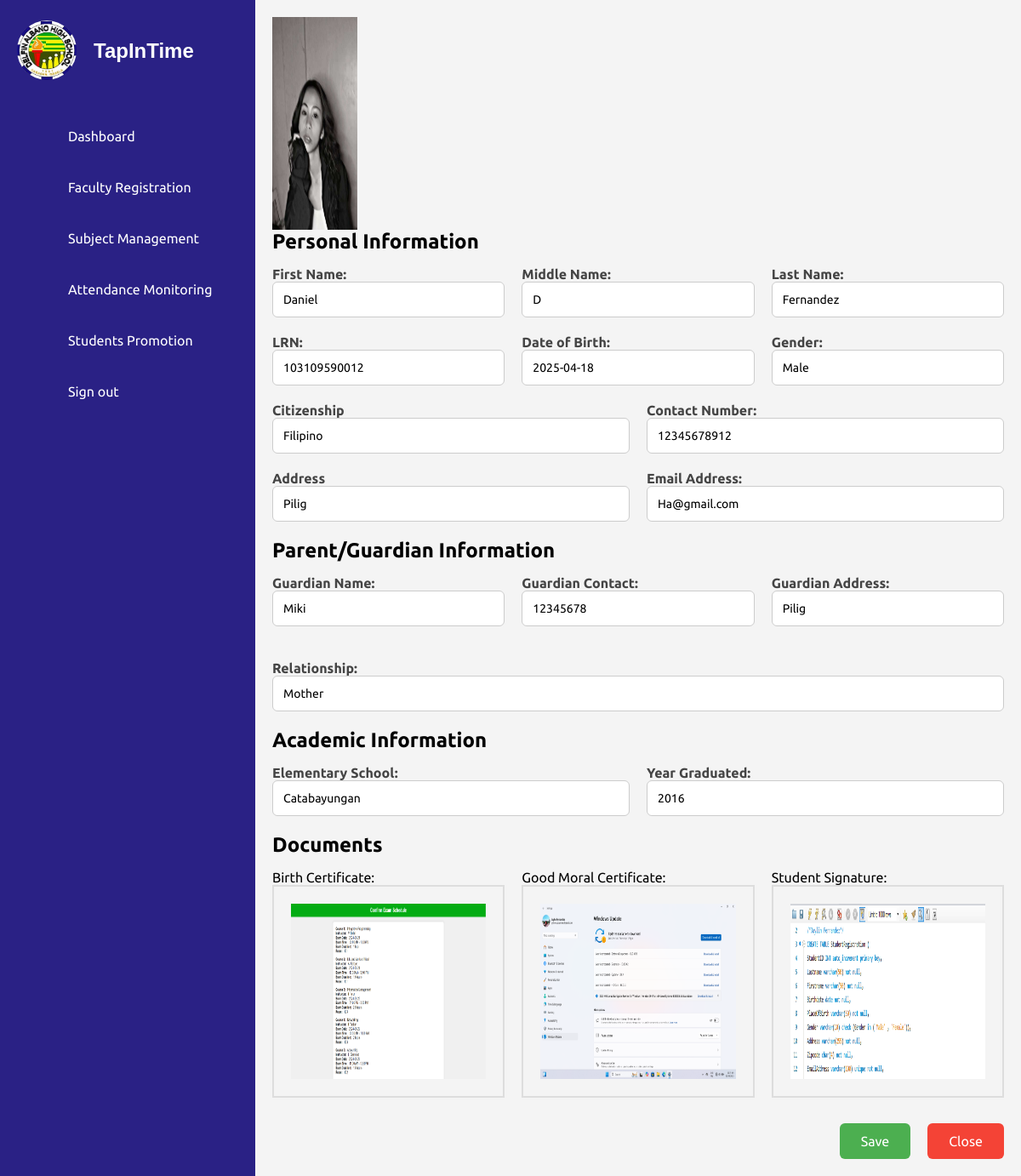
/student_profile.php?lrn=103109590012, run on the app's committed database.
### tables this page shows
CREATE TABLE `students` (
  `id` int(11) NOT NULL,
  `first_name` varchar(50) NOT NULL,
  `middle_name` varchar(50) DEFAULT NULL,
  `last_name` varchar(50) NOT NULL,
  `lrn` varchar(12) NOT NULL,
  `date_of_birth` date NOT NULL,
  `gender` enum('Male','Female') NOT NULL,
  `citizenship` varchar(50) NOT NULL,
  `address` text NOT NULL,
  `contact_number` varchar(15) NOT NULL,
  `email` varchar(100) NOT NULL,
  `guardian_name` varchar(100) NOT NULL,
  `guardian_contact` varchar(15) NOT NULL,
  `guardian_address` varchar(250) NOT NULL,
  `guardian_relationship` varchar(50) NOT NULL,
  `elementary_school` varchar(100) NOT NULL,
  `year_graduated` year(4) NOT NULL,
  `birth_certificate` varchar(255) NOT NULL,
  `id_photo` varchar(255) NOT NULL,
  `good_moral` varchar(255) DEFAULT NULL,
  `student_signature` varchar(255) NOT NULL,
  `section` varchar(50) DEFAULT NULL,
  `school_year` varchar(9) NOT NULL,
  `grade_level` varchar(20) DEFAULT NULL,
  `student_type` varchar(50) NOT NULL,
  `verified_at` timestamp NOT NULL DEFAULT current_timestamp(),
  `created_at` timestamp NOT NULL DEFAULT current_timestamp(),
  `rfid` varchar(50) DEFAULT NULL
);

### student_profile.php (the view, shortened to what this page needs)
<?php
include 'db_connection.php';
if (isset($_GET['lrn'])) {
    $lrn = $_GET['lrn'];
} else {
    echo "<script>alert('Student not found!'); window.location='student_details.php';</script>";
    exit();
}
$first_name = $middle_name = $last_name = $date_of_birth = $gender = "";
$guardian_name = $guardian_contact = $guardian_address = $guardian_relationship = "";
$elementary_school = $year_graduated = "";
$birth_certificate = $good_moral = $student_signature = "";
if ($_SERVER["REQUEST_METHOD"] == "POST") {
    $first_name = $_POST['first_name'];
    $middle_name = $_POST['middle_name'];
    $last_name = $_POST['last_name'];
    $date_of_birth = $_POST['date_of_birth'];
    $gender = $_POST['gender'];
    $citizenship = $_POST['citizenship'];
    $contact_number = $_POST['contact_number'];
    $address = $_POST['address'];
    $email = $_POST['email'];
    $guardian_name = $_POST['guardian_name'];
    $guardian_contact = $_POST['guardian_contact'];
    $guardian_address = $_POST['guardian_address'];
    $guardian_relationship = $_POST['guardian_relationship'];
    $elementary_school = $_POST['elementary_school'];
    $year_graduated = $_POST['year_graduated'];
    $sql = "UPDATE students SET first_name = ?, middle_name = ?, last_name = ?, date_of_birth = ?, gender = ?, citizenship = ?, contact_number = ?, address = ?, email = ?, guardian_name = ?, guardian_contact = ?, guardian_address = ?, guardian_relationship = ?, elementary_school = ?, year_graduated = ? WHERE lrn = ?";
    $stmt = $conn->prepare($sql);
    $stmt->bind_param("ssssssssssss", $first_name, $middle_name, $last_name, $date_of_birth, $gender, $citizenship, $contact_number, $address, $email, $guardian_name, $guardian_contact, $guardian_address, $guardian_relationship, $elementary_school, $year_graduated, $lrn);
    if ($stmt->execute()) {
        echo "<script>alert('Student details updated successfully'); window.location='student_details.php?lrn=" . $lrn . "';</script>";
    } else {
        echo "<script>alert('Error updating student details.');</script>";
    }
    $stmt->close();
} else {
    $sql = "SELECT * FROM students WHERE lrn = ?";
    $stmt = $conn->prepare($sql);
    $stmt->bind_param("s", $lrn);
    $stmt->execute();
    $result = $stmt->get_result();
    if ($result->num_rows > 0) {
        $row = $result->fetch_assoc();
        $first_name = $row['first_name'];
        $middle_name = $row['middle_name'];
        $last_name = $row['last_name'];
        $date_of_birth = $row['date_of_birth'];
        $gender = $row['gender'];
        $citizenship = $row['citizenship'];
        $contact_number = $row['contact_number'];
        $address = $row['address'];
        $email = $row['email'];
        $guardian_name = $row['guardian_name'];
        $guardian_contact = $row['guardian_contact'];
        $guardian_address = $row['guardian_address'];
        $guardian_relationship = $row['guardian_relationship'];
        $elementary_school = $row['elementary_school'];
        $year_graduated = $row['year_graduated'];
        $id_photo = $row['id_photo'];
        $birth_certificate = $row['birth_certificate'];
        $good_moral = $row['good_moral'];
        $student_signature = $row['student_signature'];
    }else {
        echo "<script>alert('No student data found!');</script>";
    }
}
?>
<!DOCTYPE html>
<html lang="en">
<head>
    <link rel="stylesheet" href="assets/css/style.css">
</head>
<body>
    <?php include('sidebar.php'); ?>
    <div class="main-content">
        <div class="row">
            <div class="col-md-8">
                <form method="POST" action="">
                    <div class="row mb-4">
                        <div class="col-md-3">
                        <div class="rectangle-container">
                            <img src="<?php echo !empty($id_photo) ? $id_photo : 'assets/imgs/placeholder.png'; ?>" class="rectangle-img">
                        </div>
                        </div>
                    </div>
                    <div class="form-section">
                        <h2>Personal Information</h2>
                        <div class="row">
                            <div class="col-md-4 form-group">
                                <label for="first_name">First Name:</label>
                                <input type="text" class="form-control" name="first_name" id="first_name" value="<?php echo $first_name; ?>">
                            </div>
                            <div class="col-md-4 form-group">
                                <label for="middle_name">Middle Name:</label>
                                <input type="text" class="form-control" name="middle_name" id="middle_name" value="<?php echo $middle_name; ?>">
                            </div>
                            <div class="col-md-4 form-group">
                                <label for="last_name">Last Name:</label>
                                <input type="text" class="form-control" name="last_name" id="last_name" value="<?php echo $last_name; ?>">
                            </div>
                            </div>
                            <div class="row">
                            <div class="col-md-4 form-group">
                                <label for="lrn">LRN:</label>
                                <input type="text" class="form-control" name="lrn" id="lrn" value="<?php echo $lrn; ?>" readonly>
                            </div>
                            <div class="col-md-4 form-group">
                                <label for="dob">Date of Birth:</label>
                                <input type="text" class="form-control" name="date_of_birth" id="date_of_birth" value="<?php echo $date_of_birth; ?>">
                            </div>
                            <div class="col-md-4 form-group">
                                <label for="gender">Gender:</label>
                                <input type="text" class="form-control" name="gender" id="gender" value="<?php echo $gender; ?>">
                            </div>
                        </div>
                    </div>
                    <div class="row">
                            <div class="col-md-4 form-group">
                                <label for="lrn">Citizenship</label>
                                <input type="text" class="form-control" name="citizenship" id="citizenship" value="<?php echo $citizenship; ?>" readonly>
                            </div>
                            <div class="col-md-4 form-group">
                                <label for="dob">Contact Number:</label>
                                <input type="text" class="form-control" name="contact_number" id="contact_number" value="<?php echo $contact_number; ?>">
                            </div>
                    </div>
                    <div class="row">
                    <div class="col-md-4 form-group">
                                <label for="lrn">Address</label>
                                <input type="text" class="form-control" name="address" id="address" value="<?php echo $address; ?>" readonly>
                            </div>
                            <div class="col-md-4 form-group">
                                <label for="dob">Email Address:</label>
                                <input type="text" class="form-control" name="email" id="email" value="<?php echo $email; ?>">
                            </div>
                        </div>
                    <div class="form-section">
                        <h2>Parent/Guardian Information</h2>
                        <div class="row">
                            <div class="col-md-4 form-group">
                                <label for="guardian_name">Guardian Name:</label>
                                <input type="text" class="form-control" name="guardian_name" id="guardian_name" value="<?php echo $guardian_name; ?>">
                            </div>
                            <div class="col-md-4 form-group">
                                <label for="guardian_contact">Guardian Contact:</label>
                                <input type="text" class="form-control" name="guardian_contact" id="guardian_contact" value="<?php echo $guardian_contact; ?>">
                            </div>
                            <div class="col-md-4 form-group">
                                <label for="guardian_address">Guardian Address:</label>
                                <input type="text" class="form-control" name="guardian_address" id="guardian_address" value="<?php echo $guardian_address; ?>">
                            </div>
                            <div class="col-md-4 form-group">
                                <label for="guardian_relationship">Relationship:</label>
                                <input type="text" class="form-control" name="guardian_relationship" id="guardian_relationship" value="<?php echo $guardian_relationship; ?>">
                            </div>
                        </div>
                    </div>
                    <div class="form-section">
                        <h2>Academic Information</h2>
                        <div class="row">
                            <div class="col-md-4 form-group">
                                <label for="elementary_school">Elementary School:</label>
                                <input type="text" class="form-control" name="elementary_school" id="elementary_school" value="<?php echo $elementary_school; ?>">
                            </div>
                            <div class="col-md-4 form-group">
                                <label for="year_graduated">Year Graduated:</label>
                                <input type="text" class="form-control" name="year_graduated" id="year_graduated" value="<?php echo $year_graduated; ?>">
                            </div>
                        </div>
                    </div>
                    <div class="form-section">
                    <h2>Documents</h2>
                    <div class="row">
                        <div class="col-md-4">
                            <div class="rectangle-container">
                                <label for="birth_certificate">Birth Certificate:</label>
                                <img src="<?php echo !empty($birth_certificate) ? $birth_certificate : 'assets/imgs/placeholder.png'; ?>" class="document-box">
                            </div>
                        </div>
                        <div class="col-md-4">
                            <div class="rectangle-container">
                                <label for="good_moral">Good Moral Certificate:</label>
                                <img src="<?php echo !empty($good_moral) ? $good_moral : 'assets/imgs/placeholder.png'; ?>" class="document-box">
                            </div>
                        </div>
                        <div class="col-md-4">
                            <div class="rectangle-container">
                                <label for="student_signature">Student Signature:</label>
                                <img src="<?php echo !empty($student_signature) ? $student_signature : 'assets/imgs/placeholder.png'; ?>" class="document-box">
                            </div>
                        </div>
                    </div>
                    <div class="form-buttons">
                        <button class="save-btn" type="submit">Save</button>
                        <button class="close-btn" id="closeBtn" type="button">Close</button>
                    </div>
                </form>
            </div>
        </div>
    </div>
</body>
</html>

### assets/css/style.css (style rules this page uses)
* { font-family: 'Ubuntu', sans-serif; margin: 0; padding: 0; box-sizing: border-box; }
:root { --blue: #2a2185; --white: #fff; --gray: #f5f5f5; --black1: #222; --black2: #999; }
body { min-height: 100vh; overflow-x: hidden; }
.main-content { margin-left: 300px; padding: 20px; background-color: #f4f4f4; min-height: 100vh; overflow-x: hidden; width: calc(100% - 300px); }
.main-content h2 { font-size: 24px; font-weight: bold; margin-bottom: 15px; }
.form-group { margin-bottom: 20px; }
.form-group label { font-weight: bold; text-align: left; font-size: 16px; color: #444; }
.form-group input, .form-group select { width: 100%; padding: 12px; border: 1px solid #ccc; border-radius: 6px; font-size: 14px; }
.row { display: flex; flex-wrap: wrap; gap: 20px; }
.col-md-4 { flex: 1; min-width: 250px; }
.rectangle-img { display: flex; align-items: center; text-align: center; position: relative; width: 50%; height: 250px; justify-content: center; }
.document-box { display: flex; flex-direction: column; align-items: center; text-align: center; position: relative; padding: 20px; border: 2px solid #ddd; width: 100%; height: 250px; justify-content: center; }
.form-buttons { display: flex; justify-content: flex-end; gap: 20px; margin-top: 30px; }
.save-btn, .close-btn { padding: 12px 25px; font-size: 16px; border-radius: 6px; cursor: pointer; border: none; transition: background-color 0.3s ease, transform 0.2s ease; }
.save-btn { background-color: #4CAF50; color: white; }
.close-btn { background-color: #f44336; color: white; }

### data on the page
students: id_photo (picture), first_name "Daniel", middle_name "D", last_name "Fernandez", date_of_birth "2025-04-18", gender "Male", citizenship "Filipino", contact_number "12345678912", address "Pilig", email "Ha@gmail.com", guardian_name "Miki", guardian_contact "12345678", guardian_address "Pilig", guardian_relationship "Mother", elementary_school "Catabayungan", year_graduated "2016", birth_certificate (picture), good_moral (picture), student_signature (picture)
